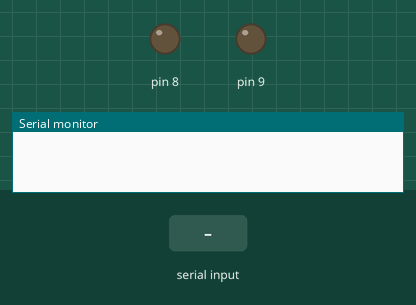
Simulated run of this sketch. Board: Arduino Uno, built with avr-gcc and run on an emulated ATmega328P. Parts: output pins drawn as LEDs (lit = HIGH), the last lines printed to the serial monitor. The inputs (shaded band) are chosen by the test bench.

Above: at 1.2 s.
1.3 s: byte 30 received over Serial
At 2.4 s:
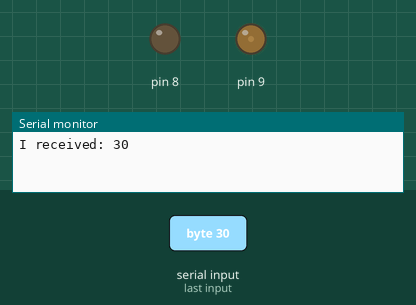
2.8 s: byte 90 received over Serial
At 3.5 s:
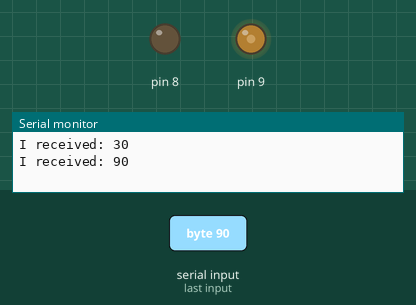
Timing chart, 0 to 5.8 s (numbered marks = the images above; inputs shaded):
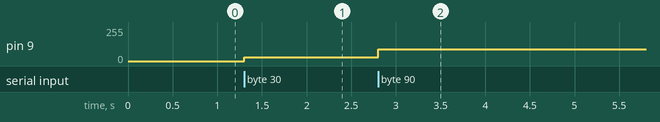

The sketch:

dimming_lys.ino
```cpp
int val = 0;

void setup() {
  Serial.begin(9600);
  pinMode(8, OUTPUT);
}

void loop() {
  if (Serial.available() > 0) {
    val = Serial.read();

    Serial.print("I received: ");
    Serial.println(val);
    analogWrite(9, val);
  }
}
```

Measured:
- after the input at 1.3 s, pin 9: 0/255 → 30/255 at once
- after the input at 2.8 s, pin 9: 30/255 → 90/255 at once
